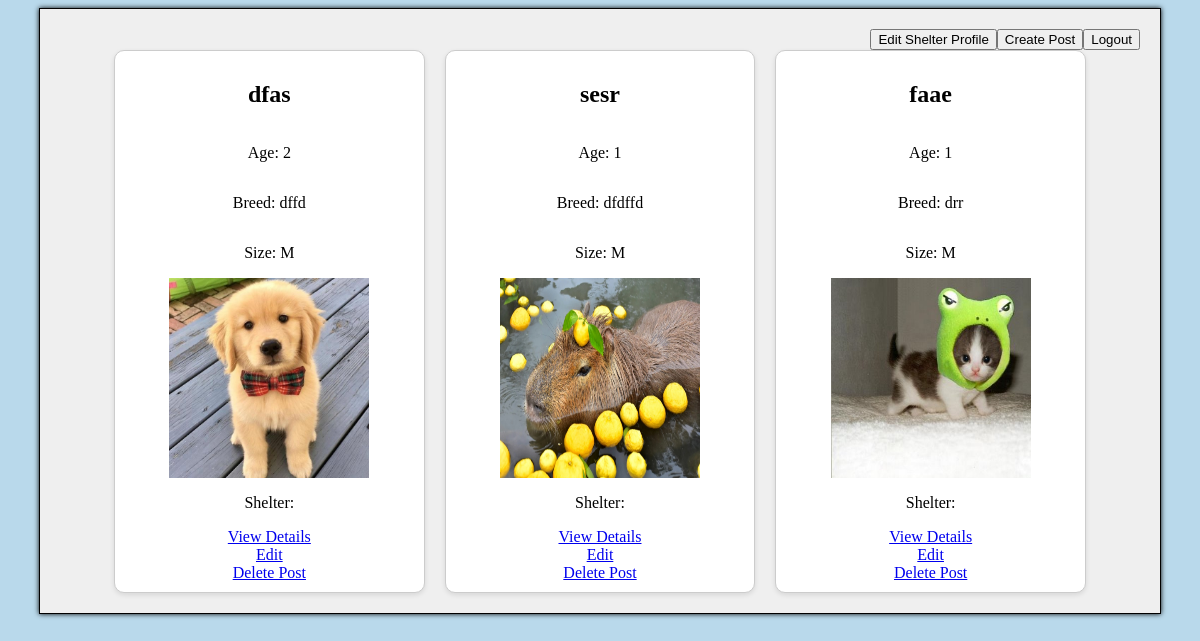
The app's page / (signed in), older data.
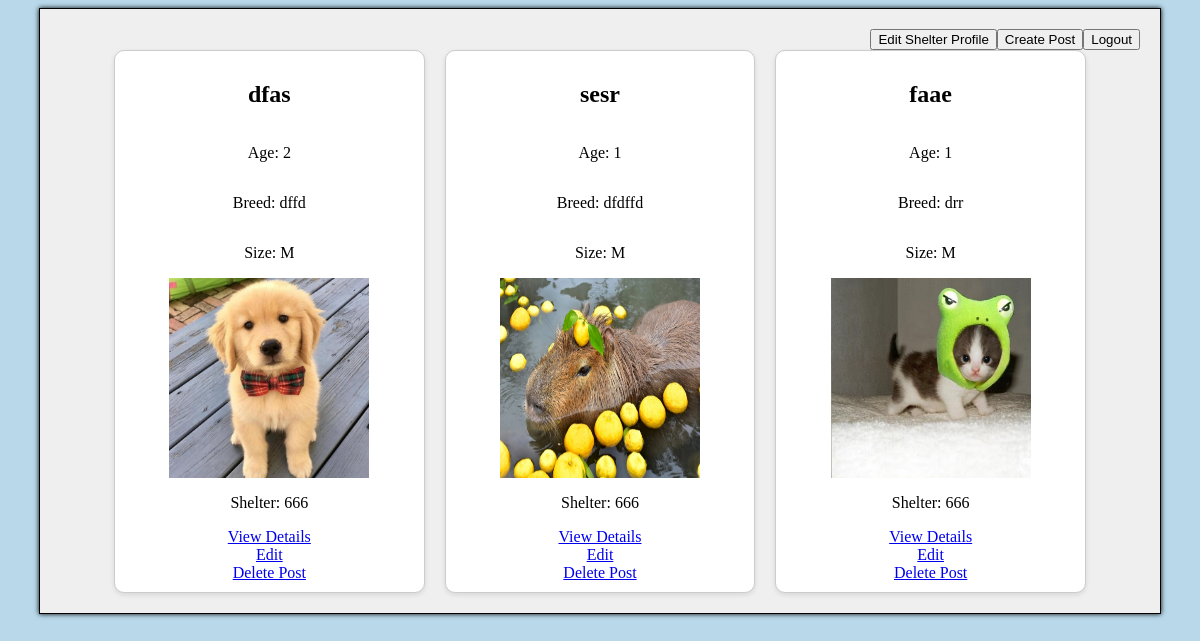
The same page, newer data.
### gui/models.py (models this page shows, shortened)
class DogAdoptionPost(models.Model):
    GENDER_CHOICES = [
        ('male', 'Male'),
        ('female', 'Female'),
    ]
    SIZE_CHOICES = [
        ('XS', 'Extra Small'),
        ('S', 'Small'),
        ('M', 'Medium'),
        ('L', 'Big'),
        ('XL', 'Extra Large'),
    ]
    name = models.CharField(max_length=255)
    age = models.PositiveIntegerField()
    gender = models.CharField(max_length=6, choices=GENDER_CHOICES)
    breed = models.CharField(max_length=255)
    description = models.TextField(blank=True)
    shelter = models.ForeignKey(Shelter, on_delete=models.CASCADE, null=True)
    image = models.ImageField(upload_to='dogs/', blank=True, null=True)
    size = models.CharField(max_length=2, choices=SIZE_CHOICES, default='M')

class Shelter(models.Model):
    user = models.OneToOneField(get_user_model(), on_delete=models.CASCADE, related_name='shelter', limit_choices_to={'role': 'shelter'}, null=True)
    name = models.CharField(max_length=255)
    working_hours = models.TextField()
    phone = models.CharField(max_length=20)
    address = models.CharField(max_length=255, default='')
    latitude = models.FloatField(default=0.0)
    longitude = models.FloatField(default=0.0)

### gui/views.py (the view)
# urls.py: path('', views.index, name='index'),
@login_required(login_url='/register-login')
def index(request):
    dogs = DogAdoptionPost.objects.all()
    shelters = Shelter.objects.all()
    return render(request, 'index.html', {'dogs': dogs, 'shelters': shelters})

### gui/templates/index.html (shortened to what this page needs)
{% extends "base_content.html" %}
{% load static %}
{% block content %}
    <form action="{% url 'logout' %}" method="post">
        <button type="submit" class="float-right">Logout</button>
    </form>
{% if request.user.role == 'shelter' %}
<form action="{% url 'create_post' %}" method="get" >
    <button type="submit" class="float-right">Create Post</button>
</form>
<form action="{% url 'edit_shelter' request.user.shelter.id %}" method="get">
    <button type="submit" class="float-right">Edit Shelter Profile</button>
</form>
{% endif %}
<div class="dog-container">
    {% for dog in dogs %}
    <div class="dog-item">
        <h2>{{ dog.name }}</h2>
        <p>Age: {{ dog.age }}</p>
        <p>Breed: {{ dog.breed }}</p>
        <p>Size: {{ dog.size }}</p>
        <div class="dog-image">
            {% if dog.image %}
                <img src="{{ dog.image.url }}" style="width: 200px; height: 200px;">
            {% else %}
                <img src="{% static 'dog_silhouette.jpg' %}" alt="Default Image" style="width: 200px; height: 200px;">
            {% endif %}
        </div>
        <p>Shelter: {{ dog.shelter.name }}</p>
        <a href="{% url 'dog_details' pk=dog.pk %}">View Details</a>
        {% if request.user.is_authenticated and request.user.role == 'shelter' and dog.shelter.user == request.user %}
            <a href="{% url 'edit_post' dog.pk %}">Edit</a>
            <a href="{% url 'delete_post' dog.pk %}">Delete Post</a>
        {% endif %}
    </div>
    {% endfor %}
</div>
{% endblock %}

### gui/templates/base_content.html (shortened to what this page needs)
{% load static %}
<!DOCTYPE html>
<html lang="en">
<head>
    <link rel="stylesheet" href="{% static 'generic.css' %}" />
</head>
<body>
    <div id="dog-content">
        {% block content %}{% endblock %}
    </div>
</body>
</html>

### gui/static/generic.css (style rules this page uses)
body { background-color: #b9d9eb; }
#dog-content { width: 90vw; max-width: 100%; margin: 0 auto; padding: 20px; background-color: #EFEFEF; border: 1px solid black; box-shadow: 0px 0px 5px 0px black; overflow: hidden; }
.float-right { float: right; }
.dog-container { display: grid; grid-template-columns: repeat(auto-fill, minmax(250px, 1fr)); gap: 20px; width: 90%; margin: 0 auto; }
.dog-item { background-color: white; border: 1px solid #ccc; border-radius: 10px; padding: 10px; box-shadow: 0 2px 5px rgba(0,0,0,0.1); display: flex; flex-direction: column; align-items: center; }
.dog-image { width: 100%; height: auto; object-fit: cover; border-radius: 10px; max-width: 200px; max-height: 200px; }

Row changes from the older to the newer data that the page shows:
changed through a linked row, DogAdoptionPost "dfas": shelter.name (not shown) → "666"
changed through a linked row, DogAdoptionPost "sesr": shelter.name (not shown) → "666"
changed through a linked row, DogAdoptionPost "faae": shelter.name (not shown) → "666"
